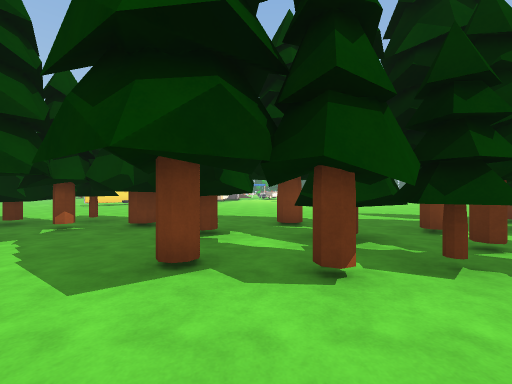
view 1 (above)

24 first-person views from a walk through a 3-D level made in the Unity game engine. The camera is 1.4 m above the floor, looks level and sees 90° across. The floor is counted in squares, 2 m on a side. Each view is taken from the middle of a square. On the plan, view 1 faces up. The plan holds only what a view shows up to about 9 squares ahead; the rest is blank. The place goes on beyond the plan. The player is left out. Some animated figures are left out. Door leaves are left out, so doorways stand open. Some surface patterns are stand-ins.

view 2
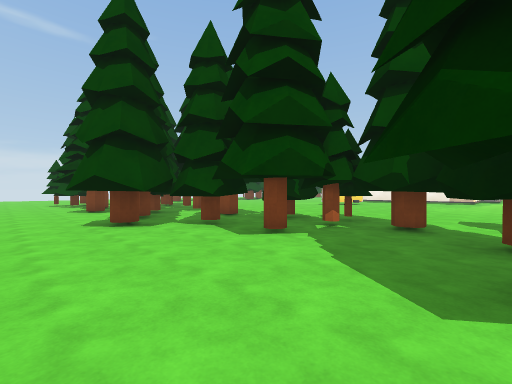

view 3
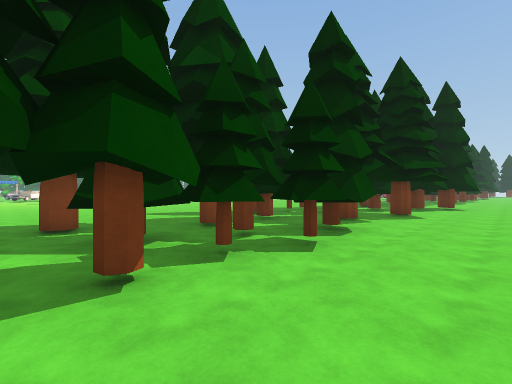

view 4
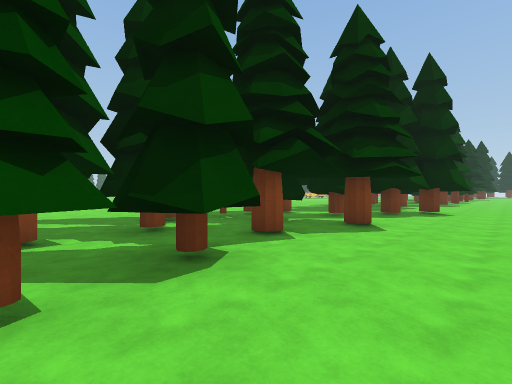

view 5
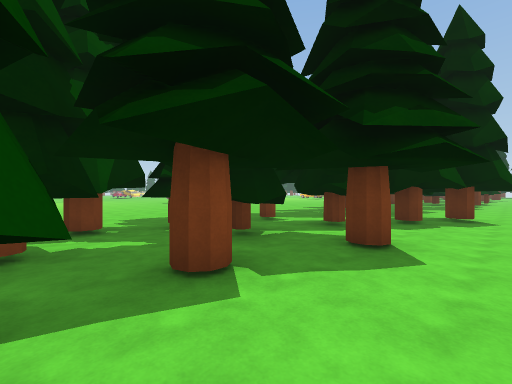

view 6
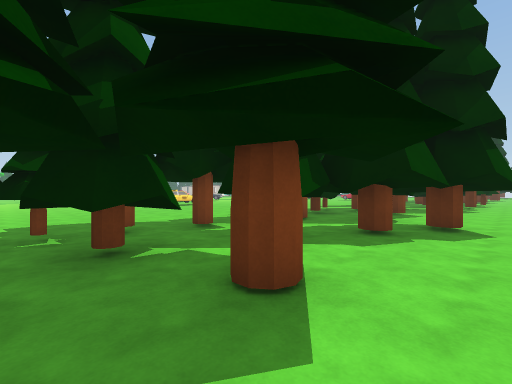

view 7
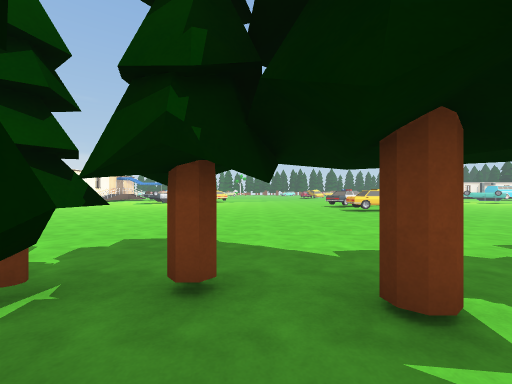

view 8
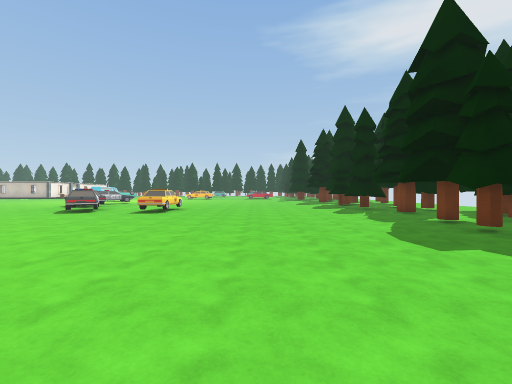

view 9
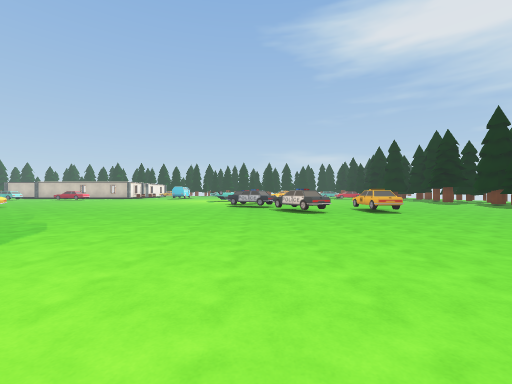

view 10
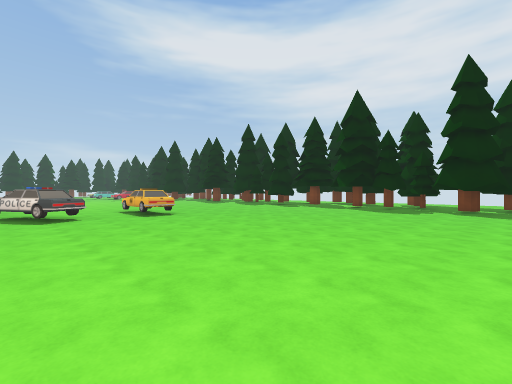

view 11
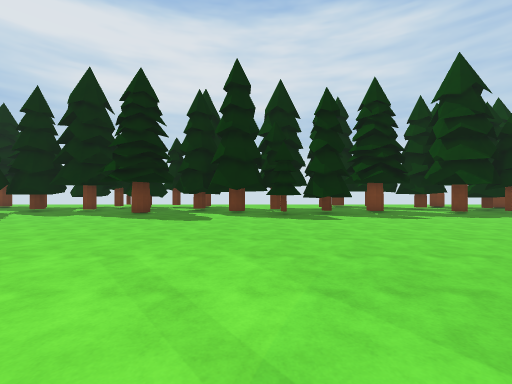

view 12
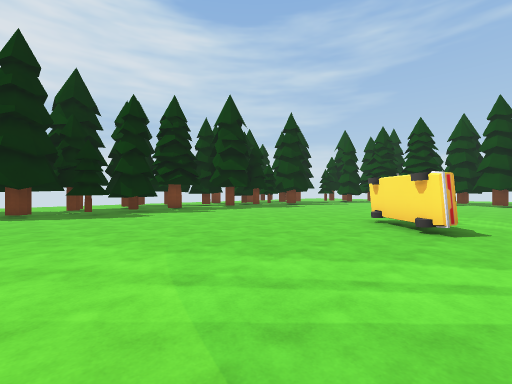

view 13
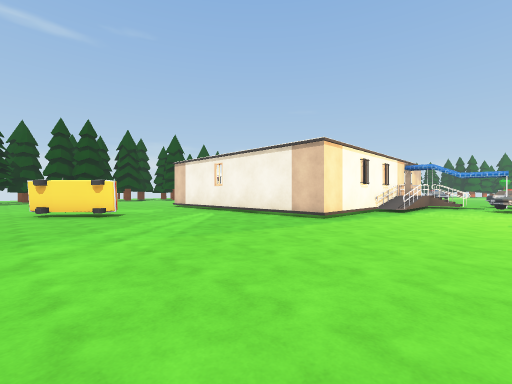

view 14
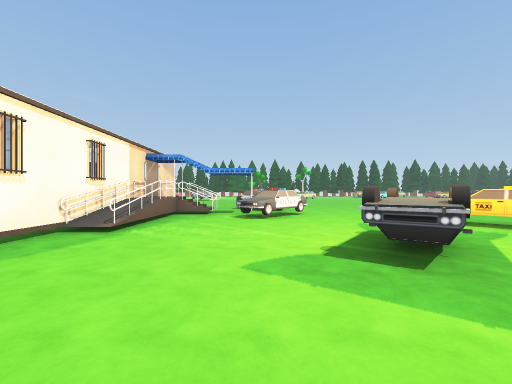

view 15
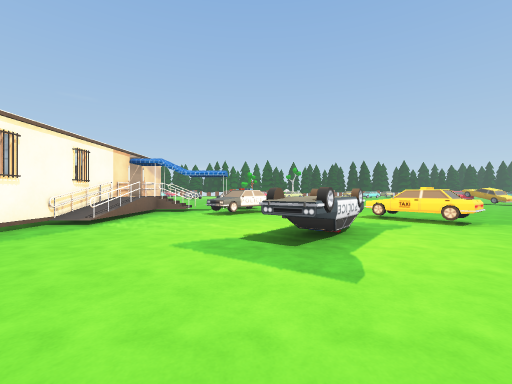

view 16
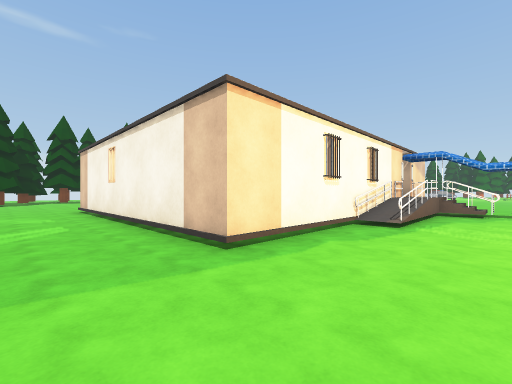

view 17
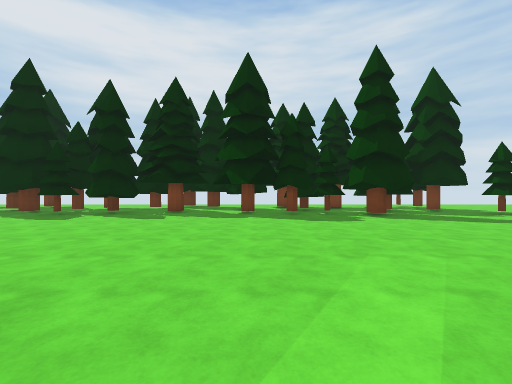

view 18
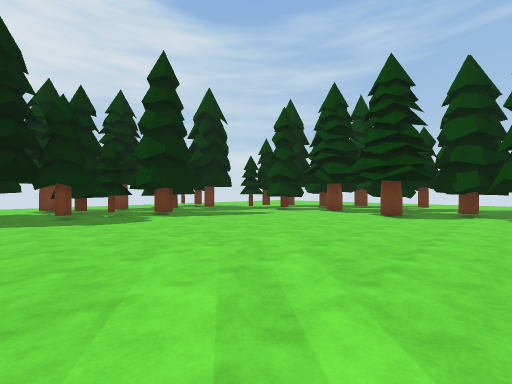

view 19
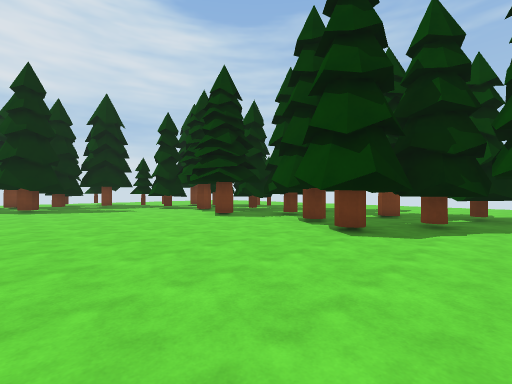

view 20
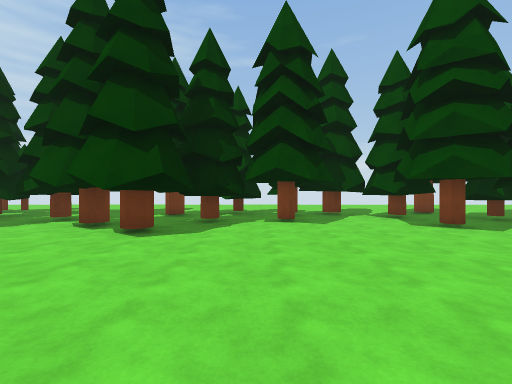

view 21
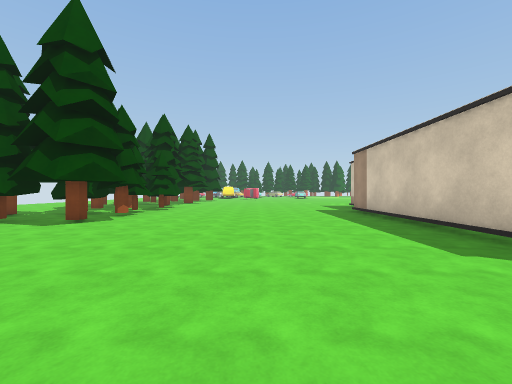

view 22
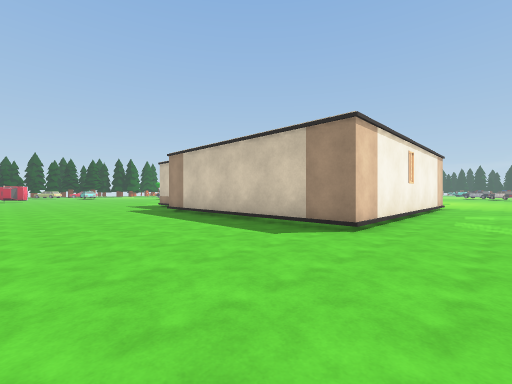

view 23
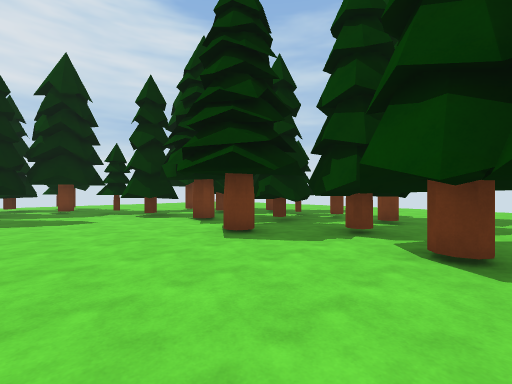

view 24
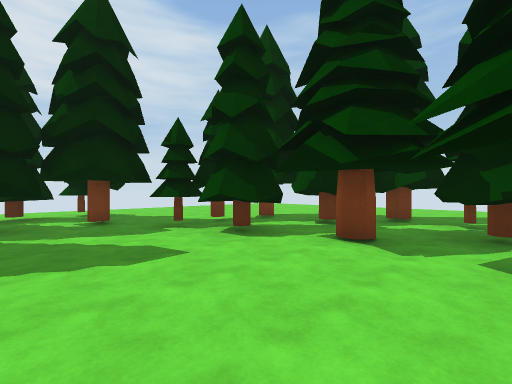

### Floor plan
Key: @ floor where view 1 was taken; # wall or solid block; x gap in a wall; . main floor; : floor 1 m higher than the main floor; / step, stairs or slope; D open door; v drop or lower ground; T thing the floor can be seen under or through; C car; A taxi; F fence; O other object.
Columns run from 26 left of view 1 to 13 right of it. Each row starts with its distance up from view 1.
 26            ....        DOO. ...       ..
 25      .. #.......        :F.CC..     ....
 24      .###.......       #:..C............
 23      #..#.......       #/......OO.......
 22     ..#.#.......       #O.......OO......
 21     .##.........       #.....CC.O.......
 20      #..........#      #....CC..........
 19     ##x#........#     v#.....C..........
 18   ...#..........##   ###................
 17   ...#x##..................... ........C
 16    ....###...................  ........C
 15    ....##...................   .........
 14     ...##.........AA........   ........O
 13   ...###..........A....................O
 12   ..##..#................... ...........
 11    .###..................... ...........
 10 ....##....................... ..........
  9 ....##.#..................... ..........
  8   .. ##.#...............................
  7     ....#...#...................T.......
  6     ...###..####....TTT.#..#... TTTTT...
  5      ......##.#....TTTTTTT...#.#TTT...#.
  4       .....#  #x##..TTT..TTTT..TTTT.##..
  3       ...#.#   . #T TT...T TTTTTT...####
  2        ..###  .#.. TT....# TTTTT..#...##
  1          ... ......T...................
  0          ..  .............@............

Where each view was taken, in squares from view 1:
view 1: 0 up, 0 right, facing up
view 2: 0 up, 1 left, facing up-left
view 3: 0 up, 0 right, facing up-right
view 4: 0 up, 3 right, facing up-right
view 5: 1 up, 5 right, facing up-right
view 6: 1 up, 7 right, facing up-right
view 7: 4 up, 9 right, facing up
view 8: 10 up, 4 right, facing right
view 9: 18 up, 4 right, facing right
view 10: 17 up, 5 right, facing down-right
view 11: 14 up, 3 left, facing down
view 12: 15 up, 2 left, facing down-left
view 13: 12 up, 1 right, facing up-left
view 14: 17 up, 1 right, facing up
view 15: 16 up, 2 right, facing up
view 16: 16 up, 0 right, facing up-left
view 17: 14 up, 10 left, facing down
view 18: 14 up, 10 left, facing down-left
view 19: 18 up, 13 left, facing down-left
view 20: 18 up, 13 left, facing left
view 21: 16 up, 14 left, facing up
view 22: 16 up, 15 left, facing up-right
view 23: 15 up, 15 left, facing down-left
view 24: 11 up, 15 left, facing down-left
